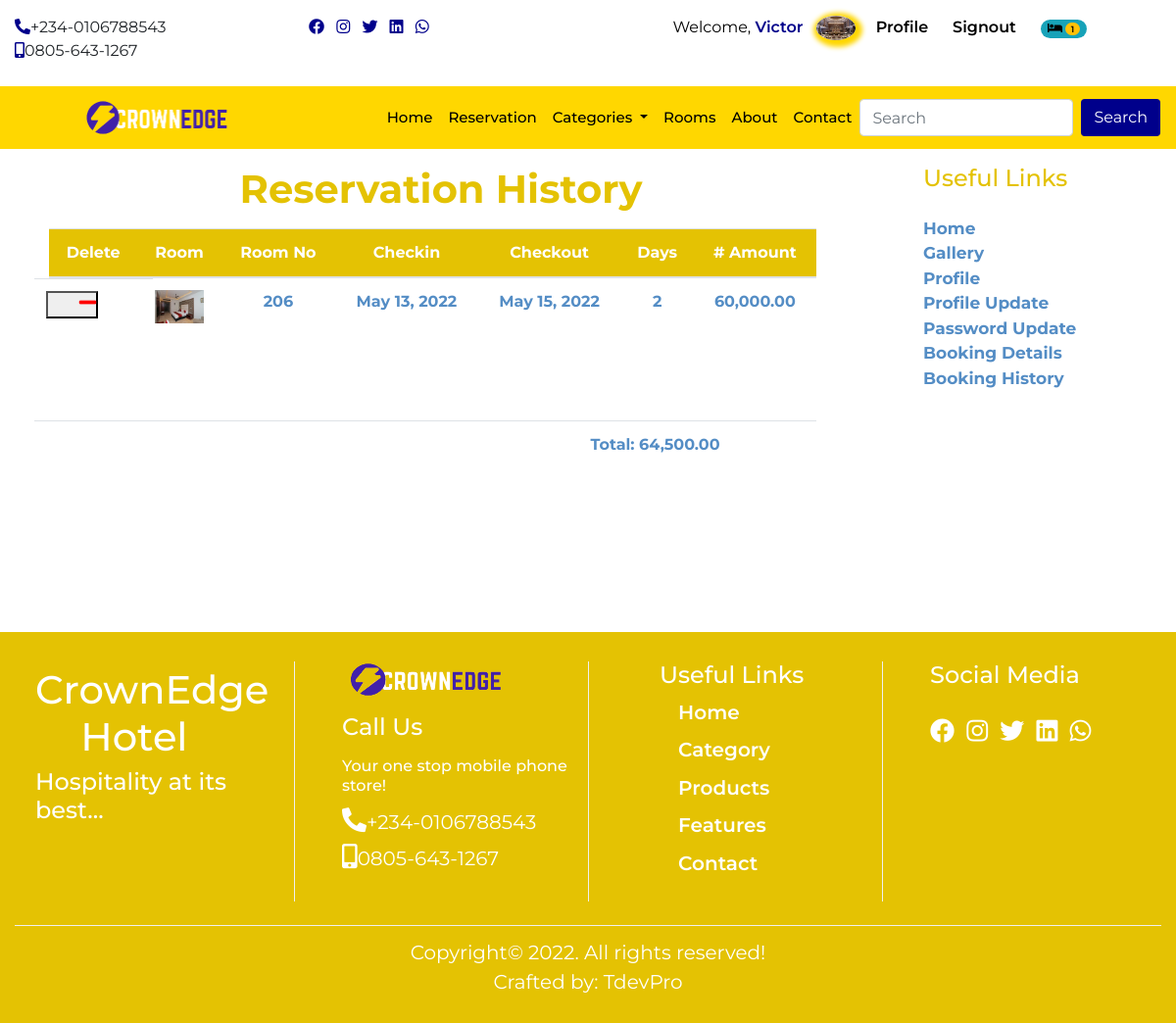
/history (signed in), run on the app's committed database.
### userprofile/models.py (models this page shows, shortened)
class Profile(models.Model):
    user = models.OneToOneField(User, on_delete= models.CASCADE)
    first_name = models.CharField(max_length=50)
    last_name = models.CharField(max_length=50)
    email = models.EmailField()
    phone = models.CharField(max_length=20)
    address = models.CharField(max_length=150)
    state = models.CharField(max_length=50)
    pix = models.ImageField(upload_to= 'profile', default='profile/avatar.jpg')
    class Meta:
        db_table = 'profile'
        managed = True
        verbose_name = 'Profile'
        verbose_name_plural = 'Profiles'

### home/models.py (models this page shows, shortened)
class CompanyProfile(models.Model):
    name = models.CharField(max_length=50)
    keyword = models.CharField(max_length=150)
    description = models.CharField(max_length=150)
    logo = models.ImageField(upload_to='logo', blank=True, null=True)
    favicon = models.ImageField(upload_to='logo', blank=True, null=True, default='/favicon-96x96.png')
    carousel = models.ImageField(upload_to='carousel', blank=True, null=True)
    carousel2 = models.ImageField(upload_to='carousel', blank=True, null=True)
    carousel3 = models.ImageField(upload_to='carousel', blank=True, null=True)
    carousel4 = models.ImageField(upload_to='carousel', blank=True, null=True)
    banner = models.ImageField(upload_to='banner', blank=True, null=True)
    mobile = models.CharField(max_length=20)
    mobile2 = models.CharField(max_length=20)
    address = models.CharField(max_length=100)
    email = models.EmailField()
    website = models.URLField()
    about = models.TextField()
    about2 = models.TextField()
    copyright_year = models.CharField(max_length=4)
    class Meta:
        db_table = 'companyprofile'
        managed = True
        verbose_name = 'CompanyProfile'
        verbose_name_plural = 'CompanyProfile'

### booking/models.py (models this page shows, shortened)
class Booking(models.Model):
    user = models.ForeignKey(User, on_delete=models.CASCADE)
    room = models.ForeignKey(Room, on_delete=models.CASCADE)
    room_num = models.IntegerField()
    booking_code = models.CharField(max_length=50)
    checkin = models.DateField()
    checkout = models.DateField()
    no_days = models.IntegerField(blank=True, null=True)
    price = models.IntegerField()
    amount = models.IntegerField(blank=True, null=True)
    paid = models.BooleanField(default= False)
    available = models.BooleanField(default=True)
    booking_date = models.DateTimeField(auto_now_add=True)
    del_booking = models.DateTimeField(default=timezone.now)
    checkout_update = models.DateTimeField(auto_now=True)
    future = models.BooleanField(default=False)
    display = models.BooleanField(default=True)

### room/models.py (models this page shows, shortened)
class Room(models.Model):
    category = models.ForeignKey(Category,on_delete= models.CASCADE)
    tag = models.CharField(max_length=50)
    room_no = models.IntegerField()
    slug = models.SlugField(unique=True)
    room_img = models.ImageField(upload_to='room', blank=True, null=True)
    description = models.TextField()
    rate = models.IntegerField()
    amenity = models.CharField(max_length=100)
    standard_suite = models.BooleanField(default=False)
    luxury_suite = models.BooleanField(default=False)
    deluxe_suite = models.BooleanField(default=False)
    royal_suite = models.BooleanField(default=False)
    min_guest = models.IntegerField()
    max_guest = models.IntegerField()
    available = models.BooleanField(default=True)
    created_at = models.DateTimeField(auto_now_add=True)
    updated_at = models.DateTimeField(auto_now=True)
    class Meta:
        db_table = 'room'
        managed = True
        verbose_name = 'Room'
        verbose_name_plural = 'Room'

### home/views.py (the view)
# urls.py: path('history', views.history, name='history'),
@login_required(login_url='signin')
def history(request):
    profile = Profile.objects.get(user__username = request.user.username)
    reserved  = Booking.objects.filter(user__username = request.user.username, paid=True,  future=False, display=True)
    subtotal = 0
    vat = 0
    total = 0
    for item in reserved:
        subtotal += item.price * item.no_days
    vat = 0.075 * subtotal
    total = subtotal + vat
    context = {
        'profile':profile,
        'reserved':reserved,
        'total':total,
    }
    return render(request, 'history.html', context)

### home/templates/history.html (shortened to what this page needs)
{% extends "base.html" %}
{% load humanize %}
{% block header %} {% include 'header.html' %} {% endblock header %}
{% block content %}
    <section>
      <div class="container-fluid">
        <div class="row callback">
          <div class="col-10 col-sm-10 col-md-10 col-lg-9">
            <h1 class="title">Reservation History</h1>
            <div class="table-responsive">
              <table class="cart table">
                <thead>
                  <tr>
                    <th scope="col">delete</th>
                    <th scope="col">room</th>
                    <th scope="col">room no</th>
                    <th scope="col">checkin</th>
                    <th scope="col">checkout</th>
                    <th scope="col">days</th>
                    <th scope="col"># amount</th>
                  </tr>
                </thead>
                <tbody>
                  {% if reserved %}
                    {% for item in reserved %}
                      <tr>
                        <td class="row remov">
                          <form action="{% url 'del_history' %}" method="POST">
                            <button type="submit"><i class="fas fa-minus"></i></button>
                          </form>
                        </td>
                        <td><img src="{{item.room.room_img.url}}" style="width: 50px;"></td>
                        <td>{{item.room.room_no}}</td>
                        <td>{{item.checkin}}</td>
                        <td>{{item.checkout}}</td>
                        <td>{{item.no_days}}</td>
                        <td>{{item.amount|floatformat:2|intcomma}}</td>
                      </tr>
                    {% endfor %}
                  {% endif %}
                </tbody>
              </table>
              <table class="cart table">
                <tbody>
                  <tr>
                    <td class="row"></td>
                    <td></td>
                    <td></td>
                    <td></td>
                    <td></td>
                    <td></td>
                    <td></td>
                    <td></td>
                    <td></td>
                    <td></td>
                    <td>Total: {{total|floatformat:2|intcomma}}</td>
                  </tr>
                </tbody>
              </table>
            </div>
          </div>
          <div class="col-10 col-sm-10 col-md-2 col-lg-3 mt-3">
            <div class="pro-links">
              <h4 class="mb-4">Useful Links</h4>
              <ul class="list-unstyled">
                <li><a href="{% url 'home' %}">Home</a></li>
                <li><a href="{% url 'rooms'  %}">gallery</a></li>
                <li><a href="{% url 'profile'  %}">profile</a></li>
                <li><a href="{% url 'update' %}">profile update</a></li>
                <li><a href="{% url 'password' %}">password update</a></li>
                <li><a href="{% url 'booking_details' %}">booking details</a></li>
                <li><a href="{% url 'history' %}">booking history</a></li>
              </ul>
            </div>
          </div>
        </div>
      </div>
    </section>
{% endblock content %}
{% block footer %} {% include 'footer.html' %} {% endblock footer %}

### home/templates/header.html (shortened to what this page needs)
{% load sample_tags %}
<div class="container-fluid">
    <div class="row">
      <div class="col-12 col-sm-6 col-md-2 col-lg-3 mt-3 mb-2 hide">
        <ul class="list-inline">
          <li class="list-inline-item"><a href=""><i class="fas fa-phone-alt"></i></a><span>+234-0106788543</span></li>
          <li class="list-inline-item"><a href=""><i class="fas fa-mobile-alt"></i></a><span>0805-643-1267</span></li>
        </ul>
      </div>
      <div class="col-12 col-sm-6 col-md-2 col-lg-3 mt-3 mb-2 hide">
        <ul class="list-inline">
          <li class="list-inline-item"><a href=""><i class="fab fa-facebook"></i></a></li>
          <li class="list-inline-item"><a href=""><i class="fab fa-instagram"></i></a></li>
          <li class="list-inline-item"><a href=""><i class="fab fa-twitter"></i></a></li>
          <li class="list-inline-item"><a href=""><i class="fab fa-linkedin"></i></a></li>
          <li class="list-inline-item"><a href=""><i class="fab fa-whatsapp"></i></a></li>
        </ul>
      </div>
      <div class="col-12 col-sm-12 col-md-8 col-lg-6 mt-3 mb-2 auth">
        <ul class="">
          {% if user.is_authenticated %}
            <li class=""><a href="{% url 'profile' %}" class="welcome">welcome,
              <span>
                {% if user.first_name %}
                  {{request.user.first_name}}
                {% else %}
                  {{request.user.username}}
                {% endif %}
              </span></i></a></li>
            <li class=""><a href="" class="welimg"><img src="{{profile.pix.url}}"></a></li>
            <li class=""><a href="{% url 'profile' %}" class="user-btn"><span>profile</span></a></li>
            <li class=""><a href="{% url 'signout' %}" class="user-btn"><span>signout</span></a></li>
            <li class="">
              <a href="{% url 'booked' %}" class="user-btn">
                {% if itemcount > 0 %}
                  <span class="badge badge-pill badge-info">
                    <i class="fas fa-bed"></i>
                    <span class="badge badge-pill badge-warning">{{itemcount}}</span>
                  </span>
                {% else %}
                  <i class="fas fa-bed"></i>
                {% endif %}
              </a>
            </li>
          {% else %}
            <li class=""><a href="{% url 'signin' %}" class="user-btn"><i class="fas fa-user"></i><span>signin</span></a></li>
            <li class=""><a href="{% url 'signup' %}" class="user-btn"><i class="fas fa-users"></i><span>signup</span></a></li>
          {% endif %}
        </ul>
      </div>
    </div>
  </div>
      <nav class="navbar navbar-expand-lg navbar-light sticky-top">
        <a class="navbar-brand" href="{% url 'home' %}"><img src="{{cprofile.logo.url}}" alt=""></a>
        <div class="collapse navbar-collapse" id="navbarSupportedContent">
          <ul class="navbar-nav ml-auto">
            <li class="nav-item active">
              <a class="nav-link" href="{% url 'home' %}">home <span class="sr-only">(current)</span></a>
            </li>
            <li class="nav-item">
              <a class="nav-link" href="">reservation</a>
            </li>
            <li class="nav-item dropdown">
              <a class="nav-link dropdown-toggle" href="#" id="navbarDropdown" role="button" data-toggle="dropdown" aria-haspopup="true" aria-expanded="false">
                categories
              </a>
            </li>
            <li class="nav-item">
              <a class="nav-link" href="{% url 'rooms' %}">rooms</a>
            </li>
            <li class="nav-item">
              <a class="nav-link" href="{% intralink 'home' 'about' %}">about</a>
            </li>
            <li class="nav-item">
              <a class="nav-link" href="{% intralink 'home' 'contact' %}">contact</a>
            </li>
          </ul>
          <form class="form-inline my-2 my-lg-0" action="{% url 'search' %}" method="POST">
            <input class="form-control mr-sm-2" name="search" type="search" placeholder="Search" aria-label="Search">
            <button class="btn form-btn" type="submit">Search</button>
          </form>
        </div>
      </nav>

### home/templates/footer.html
<div class="footer">
    <div class="container-fluid footer2">
      <div class="row">
        <div class="col-12 col-sm-6 col-md-4 col-lg-3 foota-box">
          <h1>CrownEdge <span>Hotel</span></h1>
          <h4>Hospitality at its best...</h4>
        </div>
        <div class="col-12 col-sm-6 col-md-4 col-lg-3 foota-box2">
          <img src="{{cprofile.logo.url}}" alt="">
          <h4 class="mt-3 mb-3">Call Us</h4>
          <h6>Your one stop mobile phone store!</h6>
          <ul class="list-unstyled">
            <li><a href=""><i class="fas fa-phone-alt"></i></a><span>+234-0106788543</span></li>
            <li><a href=""><i class="fas fa-mobile-alt"></i></a><span>0805-643-1267</span></li>
          </ul>
        </div>
        <div class="col-12 col-sm-6 col-md-4 col-lg-3 foota-box3">
          <h4>Useful Links</h4>
          <ul class="list-unstyled">
            <li><a href="">Home</a></li>
            <li><a href="">Category</a></li>
            <li><a href="">Products</a></li>
            <li><a href="">Features</a></li>
            <li><a href="">Contact</a></li>
          </ul>
        </div>
        <div class="col-12 col-sm-6 col-md-12 col-lg-3 foota-box4">
          <h4 class="mb-4">Social Media</h4>
          <ul class="list-inline">
            <li class="list-inline-item"><a href=""><i class="fab fa-facebook"></i></a></li>
            <li class="list-inline-item"><a href=""><i class="fab fa-instagram"></i></a></li>
            <li class="list-inline-item"><a href=""><i class="fab fa-twitter"></i></a></li>
            <li class="list-inline-item"><a href=""><i class="fab fa-linkedin"></i></a></li>
            <li class="list-inline-item"><a href=""><i class="fab fa-whatsapp"></i></a></li>
          </ul>
        </div>
      </div>
      <div class="footer3">
        <p> Copyright&copy; 2022. All rights reserved! <br> Crafted by: TdevPro</p>
      </div>
    </div>
  </div>

### data on the page
Profile: pix (picture)
CompanyProfile: logo (picture)
Booking: room.room_img (picture), room.room_no "206", checkin "May 13, 2022", checkout "May 15, 2022", no_days "2", amount "60,000.00"

### other printed values
{{ request.user.first_name }} "Victor"
{{ itemcount }} "1"
{{ total|floatformat:2|intcomma }} "64,500.00"
